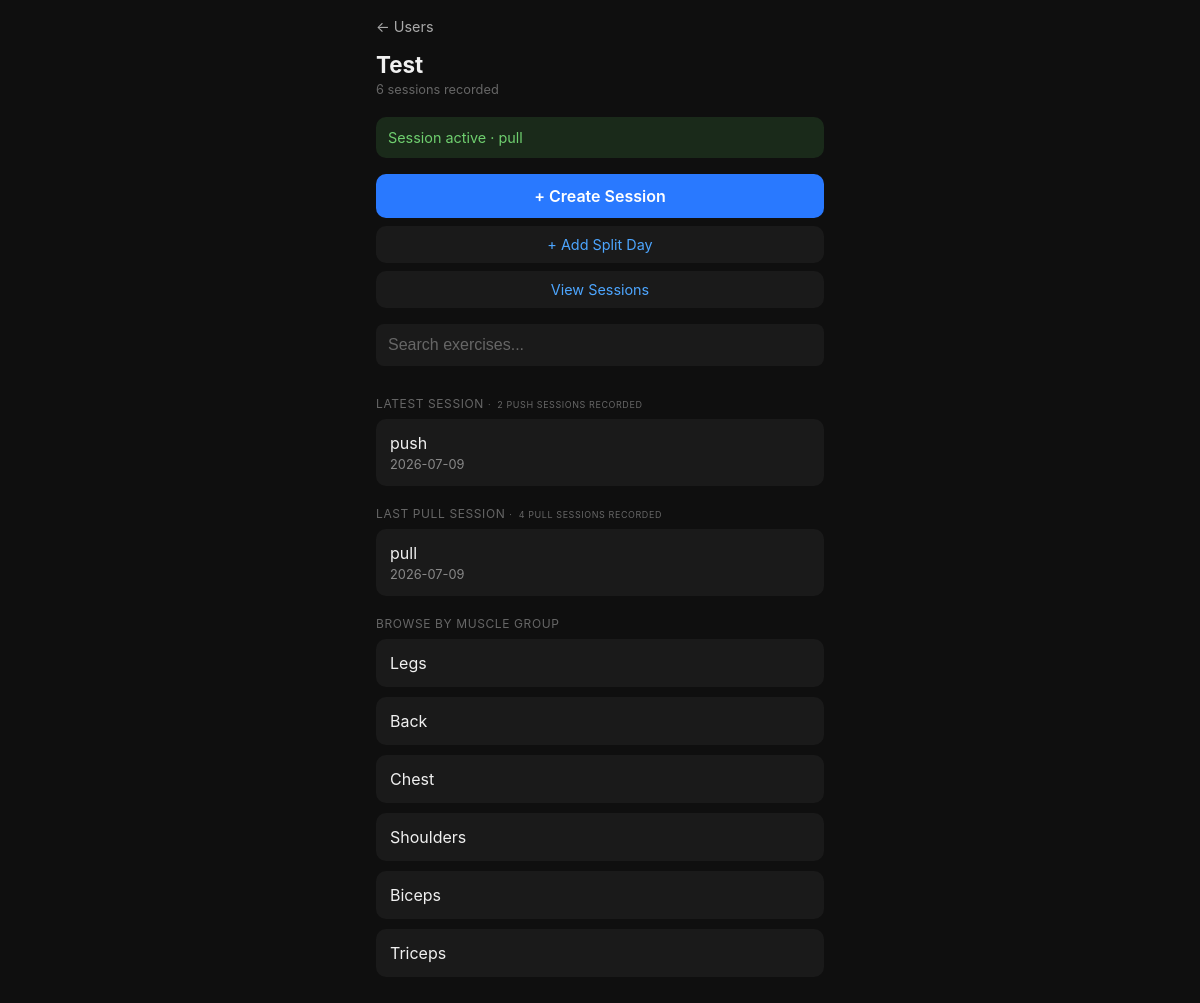
/user/2, run on the app's committed database.
### tables this page shows
CREATE TABLE users (
    user_id       INTEGER PRIMARY KEY AUTOINCREMENT,
    username      TEXT NOT NULL UNIQUE,
    password_hash TEXT NOT NULL,
    date_created  TEXT NOT NULL
);

CREATE TABLE workout_sessions (
    workout_id    INTEGER PRIMARY KEY AUTOINCREMENT,
    user_id       INTEGER NOT NULL REFERENCES users(user_id),
    date          TEXT NOT NULL,
    split_day     TEXT REFERENCES split_days(name)
);

### web_app.py (the view)
@app.route("/user/<int:user_id>")
def user_home(user_id):
    with get_conn() as conn:
        user = conn.execute("SELECT username FROM users WHERE user_id = ?", (user_id,)).fetchone()
        if not user:
            return redirect(url_for("index"))
        muscle_groups = VALID_MUSCLE_GROUPS
        today = request.args.get("local_date") or date.today().isoformat()
        today_session = conn.execute(
            "SELECT workout_id, split_day FROM workout_sessions WHERE user_id = ? AND date = ? ORDER BY workout_id DESC LIMIT 1",
            (user_id, today)
        ).fetchone()
        latest_session = conn.execute(
            "SELECT workout_id, date, split_day FROM workout_sessions WHERE user_id = ? AND workout_id != ? ORDER BY workout_id DESC LIMIT 1",
            (user_id, today_session[0] if today_session else -1)
        ).fetchone()
        latest_split_session = conn.execute(
            "SELECT workout_id, date, split_day FROM workout_sessions WHERE user_id = ? AND split_day = ? AND workout_id != ? ORDER BY workout_id DESC LIMIT 1",
            (user_id, today_session[1], today_session[0])
        ).fetchone() if today_session else None
        split_counts = {r[0]: r[1] for r in conn.execute(
            "SELECT split_day, COUNT(*) FROM workout_sessions WHERE user_id = ? GROUP BY split_day",
            (user_id,)
        ).fetchall()}
        session_count = conn.execute(
            "SELECT COUNT(*) FROM workout_sessions WHERE user_id = ?", (user_id,)
        ).fetchone()[0]
    return render_template("user_home.html", user_id=user_id, username=user[0],
                           muscle_groups=muscle_groups,
                           today_session=today_session, today=today,
                           latest_session=latest_session, latest_split_session=latest_split_session,
                           session_count=session_count, split_counts=split_counts)

### db.py (called while the page is built)
def get_conn():
    conn = sqlite3.connect(DB_PATH)
    conn.execute("PRAGMA foreign_keys = ON")
    return conn

### templates/user_home.html (shortened to what this page needs)
{% extends "base.html" %}
{% block content %}
<a class="back-link" href="{{ url_for('index') }}">← Users</a>
<h1>{{ username.title() }}</h1>
<div class="username-tag">{{ session_count }} sessions recorded</div>
{% if today_session %}
  <div style="background:#1a2a1a; border-radius:10px; padding:12px; margin-bottom:16px; font-size:0.9rem; color:#6fcf6f;">
    Session active · {{ today_session[1] }}
  </div>
{% endif %}
<a id="create-btn" href="{{ url_for('create_session', user_id=user_id) }}" style="display:block; background:#2979ff; color:#fff; text-align:center; padding:12px; border-radius:10px; margin-bottom:8px; font-size:1rem; font-weight:600;">+ Create Session</a>
<a href="{{ url_for('add_split_day', user_id=user_id) }}" style="display:block; background:#1a1a1a; color:#4da6ff; text-align:center; padding:10px; border-radius:10px; margin-bottom:8px; font-size:0.9rem;">+ Add Split Day</a>
<a href="{{ url_for('all_sessions', user_id=user_id) }}" style="display:block; background:#1a1a1a; color:#4da6ff; text-align:center; padding:10px; border-radius:10px; margin-bottom:16px; font-size:0.9rem;">View Sessions</a>
<form class="search-form" action="{{ url_for('search', user_id=user_id) }}" method="get">
  <input type="text" name="q" placeholder="Search exercises..." autocomplete="off">
</form>
{% if latest_session %}
<div class="section-title">Latest session <span style="font-size:0.56rem;">·&nbsp; {{ split_counts.get(latest_session[2], 0) }} {{ latest_session[2] }} sessions recorded</span></div>
<a href="{{ url_for('session_detail', user_id=user_id, workout_id=latest_session[0]) }}" class="card" style="display:block; text-decoration:none;">
  <div style="color:#f0f0f0; font-size:1rem;">{{ latest_session[2] }}</div>
  <div style="color:#888; font-size:0.8rem; margin-top:4px;">{{ latest_session[1] }}</div>
</a>
{% endif %}
{% if latest_split_session %}
<div class="section-title">Last {{ today_session[1] }} session <span style="font-size:0.56rem;">·&nbsp; {{ split_counts.get(latest_split_session[2], 0) }} {{ latest_split_session[2] }} sessions recorded</span></div>
<a href="{{ url_for('session_detail', user_id=user_id, workout_id=latest_split_session[0]) }}" class="card" style="display:block; text-decoration:none;">
  <div style="color:#f0f0f0; font-size:1rem;">{{ latest_split_session[2] }}</div>
  <div style="color:#888; font-size:0.8rem; margin-top:4px;">{{ latest_split_session[1] }}</div>
</a>
{% endif %}
<div class="section-title">Browse by muscle group</div>
{% for group in muscle_groups %}
<div class="card">
  <a href="{{ url_for('muscle_group', user_id=user_id, group=group) }}">{{ group.title() }}</a>
</div>
{% endfor %}
{% endblock %}

### templates/base.html (style rules this page uses)
* { box-sizing: border-box; margin: 0; padding: 0; }
body { font-family: -apple-system, BlinkMacSystemFont, sans-serif; background: #0f0f0f; color: #f0f0f0; padding: 16px; max-width: 480px; margin: 0 auto; }
h1 { font-size: 1.4rem; margin-bottom: 4px; }
a { color: #4da6ff; text-decoration: none; }
.card { background: #1a1a1a; border-radius: 10px; padding: 14px; margin-bottom: 10px; }
.card a { display: block; font-size: 1rem; color: #f0f0f0; }
.back-link { display: inline-block; margin-bottom: 16px; font-size: 0.9rem; color: #aaa; }
input[type=text], input[type=password] { width: 100%; padding: 12px; border-radius: 8px; border: none; background: #1a1a1a; color: #f0f0f0; font-size: 1rem; margin-bottom: 10px; }
input[type=text]::placeholder, input[type=password]::placeholder { color: #666; }
.search-form { margin-bottom: 16px; }
.section-title { font-size: 0.75rem; text-transform: uppercase; color: #666; letter-spacing: 0.05em; margin: 20px 0 8px; }
.username-tag { font-size: 0.8rem; color: #666; margin-bottom: 20px; }

### data on the page
users: title "Test"
workout_sessions: split_day "pull", split_day "PULL"
workout_sessions: get "2", split_day "PUSH", split_day "push", date "2026-07-09"
workout_sessions: get "4", split_day "PULL", split_day "pull", date "2026-07-09"

### other printed values
{{ session_count }} "6"
{{ group.title() }} "Legs" "Back" "Chest" "Shoulders" "Biceps" "Triceps"
